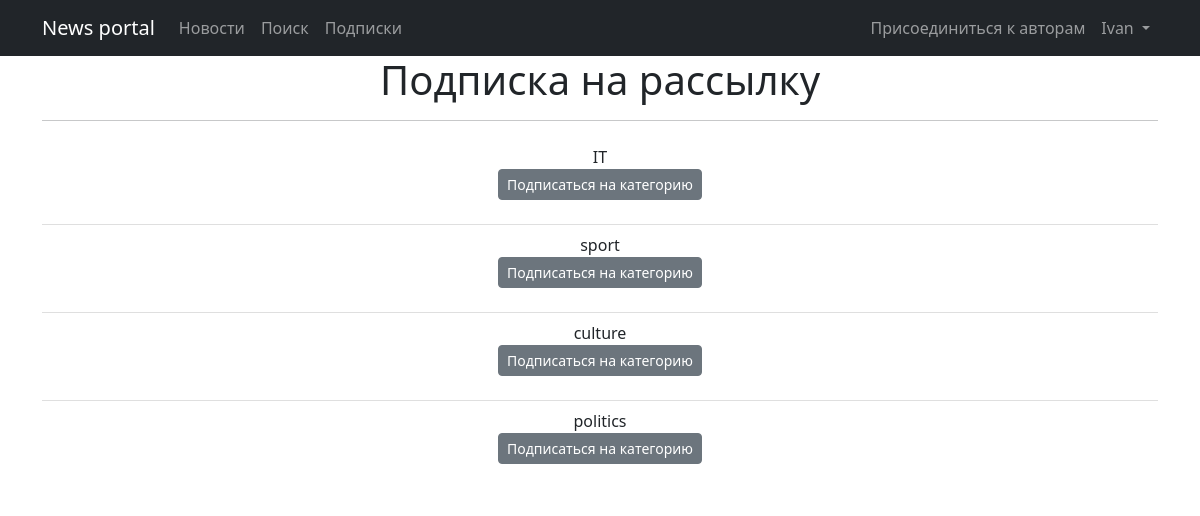
Page /subscriptions/ (signed in) on the committed database.
### NewsPortal/models.py (models this page shows, shortened)
class Category(models.Model):
    name = models.CharField(max_length=64, unique=True)
    subscribers = models.ManyToManyField(User, through='Subscriber', related_name='categories')

### NewsPortal/views.py (the view)
# urls.py: path('subscriptions/', SubscriptionsList.as_view(), name='subscriptions'),
class SubscriptionsList(LoginRequiredMixin, ListView):
    model = Category
    ordering = 'id'
    template_name = 'subscriptions.html'
    context_object_name = 'subscriptions'
    def get_context_data(self, **kwargs):
        context = super().get_context_data(**kwargs)
        context['is_author'] = self.request.user.groups.filter(name='authors').exists()
        return context

### templates/subscriptions.html (shortened to what this page needs)
{% extends 'flatpages/default.html' %}
{% block content %}
<h1>Подписка на рассылку</h1>
<hr>
    <ul class="list-group list-group-flush">
        {% for categories in subscriptions %}
        <li class="list-group-item">
            {{ categories.name }}
            {% if not request.user in categories.subscribers.all %}
                <p class="text_center"><a href="{% url 'subscribe' categories.id %}" class="btn btn-secondary btn-sm">Подписаться на категорию</a> </p>
            {% else %}
                <p class="text_center"><a href="{% url 'unsubscribe' categories.id %}" class="btn btn-secondary btn-sm">Отписаться от рассылки</a> </p>
            {% endif %}
        </li>
        {% endfor %}
    </ul>
{% endblock content %}

### templates/flatpages/default.html (shortened to what this page needs)
<!DOCTYPE html>
<html lang="en">
    <head>
        {% load static %}
        <link href="{% static 'css/styles.css' %}" rel="stylesheet" />
    </head>
    <body>
        <nav class="navbar navbar-expand-lg navbar-dark bg-dark static-top">
            <div class="container">
                <a class="navbar-brand" href="#">News portal</a>
                <div class="collapse navbar-collapse" id="navbarResponsive">
                    <ul class="navbar-nav ml-auto">
                        <li class="nav-item">
                            <a class="nav-link" href="/">Новости</a>
                        </li>
                        <li class="nav-item">
                            <a class="nav-link" href="/posts/search/">Поиск</a>
                        </li>
                        {% if user.is_authenticated %}
                        <li class="nav-item">
                            <a class="nav-link" href="/subscriptions/">Подписки</a>
                        </li>
                        {% endif %}
                    </ul>
                    <ul class="navbar-nav ms-auto">
                        <li class="nav-item">
                            {% if user.is_authenticated %}
                                {% if not is_author %}
                                <a class="nav-link" href="{% url 'user_promotion' %}">Присоединиться к авторам</a>
                                {% endif %}
                            {% endif %}
                        </li>
                        <li class="nav-item dropdown">
                            <a class="nav-link dropdown-toggle" id="navbarDropdown" href="#" role="button" data-bs-toggle="dropdown" aria-expanded="false">
                                {% if user.is_authenticated %}
                                {{ user.username }}
                                {% else %}
                                Авторизация
                                {% endif %}
                            </a>
                        </li>
                    </ul>
                </div>
            </div>
        </nav>
        <div class="container">
            <div class="row">
                <div class="col-lg-12 text-center">
                    {% block content %}{% endblock content %}
                </div>
            </div>
        </div>
    </body>
</html>

### rows in the picture
Category: name "IT", shows "Подписаться на категорию"
Category: name "sport", shows "Подписаться на категорию"
Category: name "culture", shows "Подписаться на категорию"
Category: name "politics", shows "Подписаться на категорию"

### other values in the picture
{{ user.username }} "Ivan"
